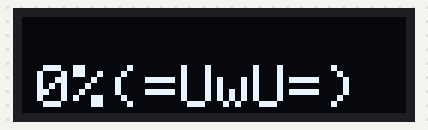
Simulated run of this sketch. Board: Arduino Uno, built with avr-gcc and run on an emulated ATmega328P. Parts: 128×32 one-colour display. What the sketch prints to the serial monitor is not drawn.

Above: at 0.1 s.
At 4.56 s:
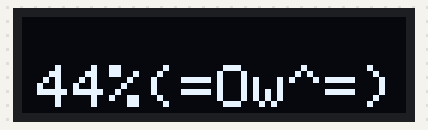
At 12.24 s:
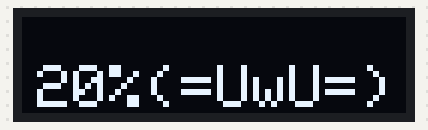
At 19.91 s:
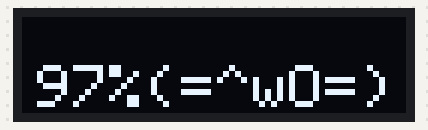
At 29.88 s:
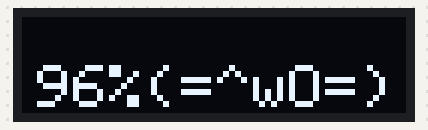
At 39.84 s:
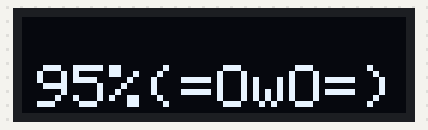

The sketch:

OLED_Amanda.ino
```cpp
#include <Wire.h>
#include <Adafruit_GFX.h>
#include <Adafruit_SSD1306.h>
#define SCREEN_WIDTH 128 // OLED display width,  in pixels
#define SCREEN_HEIGHT 32 // OLED display height, in pixels
// declare an SSD1306 display object connected to I2C
Adafruit_SSD1306 oled(SCREEN_WIDTH, SCREEN_HEIGHT, &Wire, -1);
long percent;
unsigned long hold;
long amanda = 0; //God help us

void setup() {
  Serial.begin(9600);
  // initialize OLED display with address 0x3C for 128x64
  if (!oled.begin(SSD1306_SWITCHCAPVCC, 0x3C)) {
    Serial.println(F("SSD1306 allocation failed"));
    while (true);
  }
}


void loop() {
  hold = millis();

  while (millis() <= (hold + 10000)) {
    oled.clearDisplay(); // clear display
    oled.setTextSize(2);          // text size
    oled.setTextColor(WHITE);     // text color
    oled.setCursor(5, 16);        // position to display
    percent = ((millis() - hold)/100);
    oled.print(percent);
    oled.print("%");
    amanda++;
    Serial.print(amanda);
    if (amanda >= 100)
    {
      amanda = 0;
    }

    if (amanda <= 20)
    {
      oled.print("(=UwU=)");
    }
    else if ((amanda > 20) && (amanda <= 40))
    {
      oled.print("(=Ow^=)");
    }
    else if ((amanda > 40) && (amanda <= 60))
    {
      oled.print("(=OwO=)");
    }
    else if ((amanda > 60) && (amanda <= 80))
    {
      oled.print("(=^wO=)");
    }
    else if ((amanda > 80) && (amanda <= 100))
    {
      oled.print("(=OwO=)");
    }
    oled.display();
    delay(100);
  }
}
```
